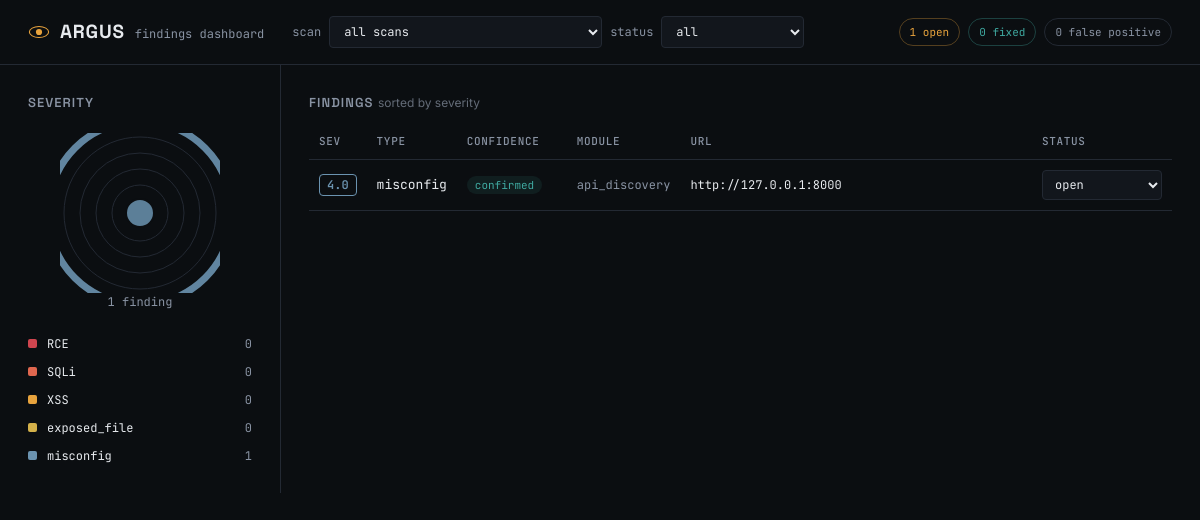
Before: / with the older database file.
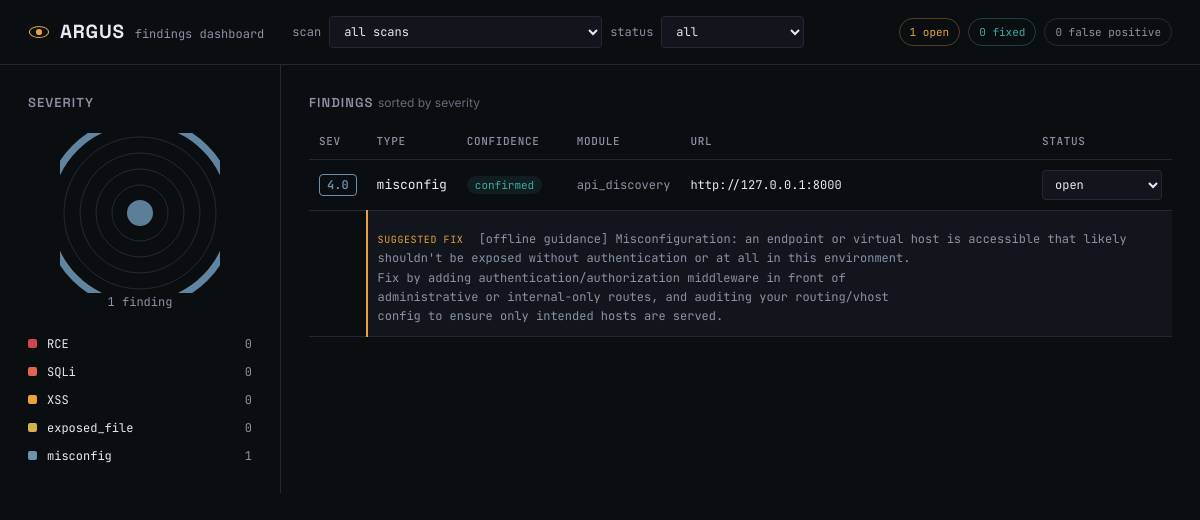
After: the same page with the newer database file.
### tables this page shows
CREATE TABLE findings (
    finding_id TEXT PRIMARY KEY,
    scan_id TEXT NOT NULL,
    target TEXT NOT NULL,
    module TEXT NOT NULL,           -- dir_enum | vhost | api_discovery | param_fuzz | subdomain
    vuln_type TEXT NOT NULL,        -- RCE | SQLi | XSS | exposed_file | misconfig
    confidence TEXT NOT NULL,       -- confirmed | suspected
    severity_score REAL NOT NULL,
    url TEXT,
    parameter TEXT,
    request_evidence TEXT,          -- raw request (headers/body) as text
    response_evidence TEXT,         -- raw response (status/headers/body snippet) as text
    description TEXT,
    fix_suggestion TEXT,            -- filled in later by the AI triage layer
    source_surface TEXT NOT NULL,   -- cli | vscode | browser
    status TEXT DEFAULT 'open',     -- open | fixed | false_positive
    created_at REAL NOT NULL,
    FOREIGN KEY (scan_id) REFERENCES scans (scan_id)
);

### dashboard/app.py (the view)
@app.route("/")
def index():
    db.init_db()
    scan_filter = request.args.get("scan")
    status_filter = request.args.get("status", "all")
    all_scans = db.get_scans()
    findings = db.get_findings(scan_id=_resolve_scan_id(scan_filter, all_scans))
    if status_filter != "all":
        findings = [f for f in findings if f["status"] == status_filter]
    counts_by_type = {vt: 0 for vt in VULN_TYPE_ORDER}
    for f in findings:
        if f["vuln_type"] in counts_by_type:
            counts_by_type[f["vuln_type"]] += 1
    total = sum(counts_by_type.values())
    open_count = sum(1 for f in findings if f["status"] == "open")
    fixed_count = sum(1 for f in findings if f["status"] == "fixed")
    fp_count = sum(1 for f in findings if f["status"] == "false_positive")
    open_findings = [f for f in findings if f["status"] == "open"]
    if open_findings:
        top = max(open_findings, key=lambda f: f["severity_score"])
        pupil_color = VULN_TYPE_COLOR.get(top["vuln_type"], "#3FA9A0")
    else:
        pupil_color = "#3FA9A0"  # calm teal -- nothing open
    gauge_rings = _build_gauge_rings(counts_by_type, total)
    return render_template(
        "index.html",
        findings=findings,
        scans=all_scans,
        selected_scan=scan_filter,
        status_filter=status_filter,
        counts_by_type=counts_by_type,
        vuln_type_order=VULN_TYPE_ORDER,
        vuln_type_color=VULN_TYPE_COLOR,
        total=total,
        open_count=open_count,
        fixed_count=fixed_count,
        fp_count=fp_count,
        gauge_rings=gauge_rings,
        pupil_color=pupil_color,
    )

### core/db.py (called while the page is built)
def init_db(db_path: Path = DB_PATH) -> None:
    with sqlite3.connect(db_path) as conn:
        conn.executescript(SCHEMA)
        conn.commit()

@contextmanager
def get_conn(db_path: Path = DB_PATH):
    conn = sqlite3.connect(db_path)
    conn.row_factory = sqlite3.Row
    try:
        yield conn
        conn.commit()
    finally:
        conn.close()

def get_findings(scan_id: str = None, order_by_severity: bool = True):
    query = "SELECT * FROM findings"
    params = ()
    if scan_id:
        query += " WHERE scan_id = ?"
        params = (scan_id,)
    if order_by_severity:
        query += " ORDER BY severity_score DESC"
    with get_conn() as conn:
        rows = conn.execute(query, params).fetchall()
        return [dict(r) for r in rows]

def get_scans():
    with get_conn() as conn:
        rows = conn.execute("SELECT * FROM scans ORDER BY started_at DESC").fetchall()
        return [dict(r) for r in rows]

### dashboard/app.py (called while the page is built)
def _resolve_scan_id(prefix, all_scans):
    if not prefix or prefix == "all":
        return None
    for s in all_scans:
        if s["scan_id"].startswith(prefix):
            return s["scan_id"]
    return None

def _build_gauge_rings(counts_by_type, total):
    rings = []
    base_radius = 28
    radius_step = 16
    circumference_factor = 2 * 3.14159265
    for i, vuln_type in enumerate(VULN_TYPE_ORDER):
        radius = base_radius + i * radius_step
        circumference = circumference_factor * radius
        count = counts_by_type.get(vuln_type, 0)
        fraction = (count / total) if total > 0 else 0
        dash = max(circumference * fraction, 4 if count > 0 else 0)
        rings.append({
            "vuln_type": vuln_type,
            "radius": radius,
            "circumference": circumference,
            "dash": dash,
            "color": VULN_TYPE_COLOR[vuln_type],
            "count": count,
        })
    return rings

### dashboard/templates/index.html (shortened to what this page needs)
{% extends "base.html" %}
{% block content %}
<header class="topbar">
    <div class="brand">
        <svg class="brand-eye" viewBox="0 0 32 32" fill="none" xmlns="http://www.w3.org/2000/svg">
            <ellipse cx="16" cy="16" rx="14" ry="8" stroke="var(--accent-amber)" stroke-width="1.6"/>
            <circle cx="16" cy="16" r="4.5" fill="var(--accent-amber)"/>
        </svg>
        <span class="brand-name">ARGUS</span>
        <span class="brand-sub">findings dashboard</span>
    </div>
    <form class="scan-select" method="get" action="{{ url_for('index') }}">
        <label for="scan">scan</label>
        <select name="scan" id="scan" onchange="this.form.submit()">
            <option value="all" {% if not selected_scan %}selected{% endif %}>all scans</option>
        </select>
        <label for="status">status</label>
        <select name="status" id="status" onchange="this.form.submit()">
            <option value="all" {% if status_filter == 'all' %}selected{% endif %}>all</option>
        </select>
    </form>
    <div class="status-pills">
        <span class="pill pill-open">{{ open_count }} open</span>
        <span class="pill pill-fixed">{{ fixed_count }} fixed</span>
        <span class="pill pill-fp">{{ fp_count }} false positive</span>
    </div>
</header>
<main class="layout">
    <section class="gauge-panel">
        <h2 class="panel-label">severity</h2>
        <div class="gauge-wrap">
            <svg class="gauge" viewBox="0 0 160 160">
                {% for ring in gauge_rings %}
                {% if ring.count > 0 %}
                <circle
                    cx="80" cy="80" r="{{ ring.radius }}"
                    fill="none"
                    stroke="{{ ring.color }}"
                    stroke-width="7"
                    stroke-linecap="round"
                    stroke-dasharray="{{ ring.dash }} {{ ring.circumference }}"
                    transform="rotate(-90 80 80)"
                    opacity="0.9"
                />
                {% else %}
                <circle
                    cx="80" cy="80" r="{{ ring.radius }}"
                    fill="none"
                    stroke="var(--panel-border)"
                    stroke-width="1"
                />
                {% endif %}
                {% endfor %}
                <circle cx="80" cy="80" r="14" fill="{{ pupil_color }}" opacity="0.85"/>
                <circle cx="80" cy="80" r="14" fill="none" stroke="var(--bg)" stroke-width="2"/>
            </svg>
        </div>
        <p class="gauge-total-caption">{{ total }} finding{{ '' if total == 1 else 's' }}</p>
        <ul class="legend">
            {% for vt in vuln_type_order %}
            <li class="legend-row">
                <span class="legend-swatch" style="background:{{ vuln_type_color[vt] }}"></span>
                <span class="legend-type">{{ vt }}</span>
                <span class="legend-count">{{ counts_by_type[vt] }}</span>
            </li>
            {% endfor %}
        </ul>
    </section>
    <section class="findings-panel">
        <h2 class="panel-label">findings <span class="panel-sublabel">sorted by severity</span></h2>
        {% if not findings %}
        <div class="empty-state">
            <p>No findings match the current filters.</p>
            <p class="empty-sub">Run a scan from the CLI, or widen the status filter above.</p>
        </div>
        {% else %}
        <table class="findings-table">
            <thead>
                <tr>
                    <th class="col-severity">sev</th>
                    <th class="col-type">type</th>
                    <th class="col-confidence">confidence</th>
                    <th class="col-module">module</th>
                    <th class="col-url">url</th>
                    <th class="col-status">status</th>
                </tr>
            </thead>
            <tbody>
                {% for f in findings %}
                <tr class="row-status-{{ f.status }}">
                    <td class="col-severity">
                        <span class="sev-badge" style="border-color:{{ vuln_type_color.get(f.vuln_type, '#6B93B0') }}; color:{{ vuln_type_color.get(f.vuln_type, '#6B93B0') }}">
                            {{ "%.1f"|format(f.severity_score) }}
                        </span>
                    </td>
                    <td class="col-type">{{ f.vuln_type }}</td>
                    <td class="col-confidence">
                        <span class="conf-tag conf-{{ f.confidence }}">{{ f.confidence }}</span>
                    </td>
                    <td class="col-module">{{ f.module }}</td>
                    <td class="col-url" title="{{ f.description }}">{{ f.url }}</td>
                    <td class="col-status">
                        <form method="post" action="{{ url_for('update_status', finding_id=f.finding_id) }}" class="status-form">
                            <select name="status" onchange="this.form.submit()">
                                <option value="open" {% if f.status == 'open' %}selected{% endif %}>open</option>
                            </select>
                        </form>
                    </td>
                </tr>
                {% if f.fix_suggestion %}
                <tr class="row-fix-suggestion">
                    <td></td>
                    <td colspan="5" class="fix-suggestion">
                        <span class="fix-label">suggested fix</span> {{ f.fix_suggestion }}
                    </td>
                </tr>
                {% endif %}
                {% endfor %}
            </tbody>
        </table>
        {% endif %}
    </section>
</main>
{% endblock %}

### dashboard/templates/base.html (shortened to what this page needs)
<!DOCTYPE html>
<html lang="en">
<head>
    <link rel="stylesheet" href="{{ url_for('static', filename='style.css') }}">
</head>
<body>
    {% block content %}{% endblock %}
</body>
</html>

Changed rows visible on the page:
changed findings "misconfig": fix_suggestion (not shown) → "[offline guidance] Misconfiguration: an endpoint or virtual host is accessible that likely shouldn't be exposed without authentication or at all in this environment. Fix by adding authentication/authorization middleware in front of administrative or internal-only routes, and auditing your routing/vhost config to ensure only intended hosts are served."
